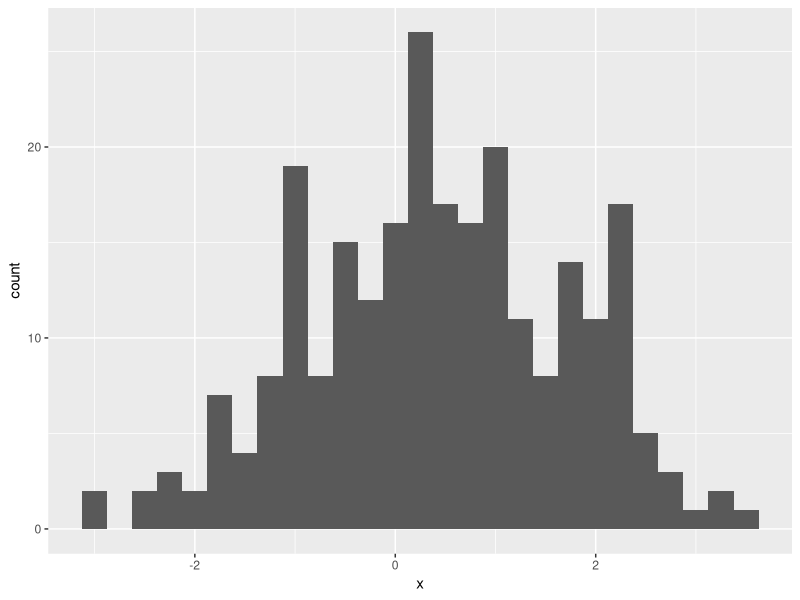

This figure's R source:
## ---- chunk 1
library(tidyverse)
library(here)
set.seed(36528)
## ---- chunk 2
true_pi <- 0.8
true_mu <- c(0,   2)
true_sigma <- c(1,   0.5)
n <- 250
pop <- rbinom(n, size = 1, prob = 1 - true_pi) + 1
x <- rnorm(n, mean = true_mu[pop], sd = true_sigma[pop])
## ---- chunk 3
ggplot(mapping = aes(x = x)) +
  geom_histogram(binwidth = 0.25)
## ---- chunk 4
nllhood_mix <- function(theta, x){
  -1 * sum(log(dmix(x, theta)))
}
## ---- chunk 5
dmix <- function(x, theta){
  pi <- theta[1]
  mu <- theta[2:3]
  sigma <- theta[4:5]
  pi * dnorm(x, mean = mu[1], sd = sigma[1]) + 
   (1 - pi) * dnorm(x, mean = mu[2], sd = sigma[2])
} 
optim(par = c(0.01, 1, 1, 4, 4), fn = nllhood_mix, x = x, method = "BFGS")
## ---- chunk 6
(mle <- optim(par = c(0.6, -0.2, 2, 2, 1), fn = nllhood_mix, x = x, method = "BFGS"))
## ---- chunk 7
optim(par = c(0.6, -0.2, 2, 2, 1), fn = nllhood_mix, x = x, method = "BFGS",
  control = list(parscale = c(10, 1, 1, 1, 1)))
## ---- chunk 8
(mle <- optim(par = c(0.6, -0.2, 2, 2, 1), fn = nllhood_mix, x = x, method = "BFGS",
  hessian = TRUE))
mle$hessian %>% solve() %>% diag() %>% sqrt()
## ---- chunk 9
data.frame(
  est = mle$par, 
  se = mle$hessian %>% solve() %>% diag() %>% sqrt()
)
